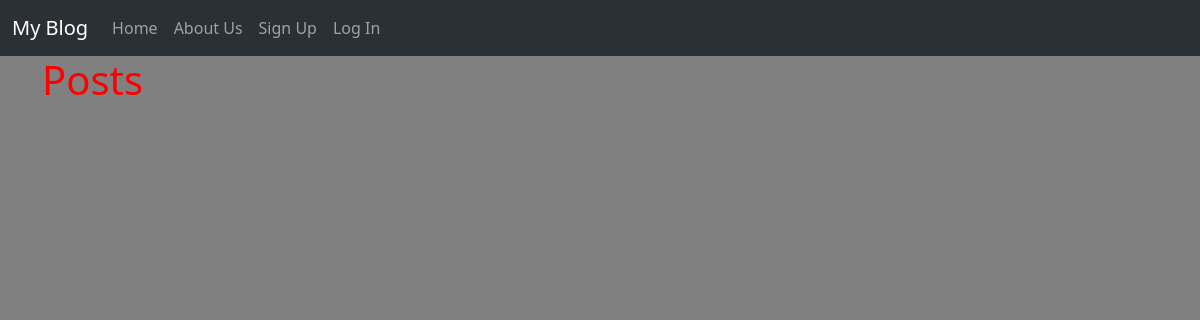
The app's page /posts/, older data.
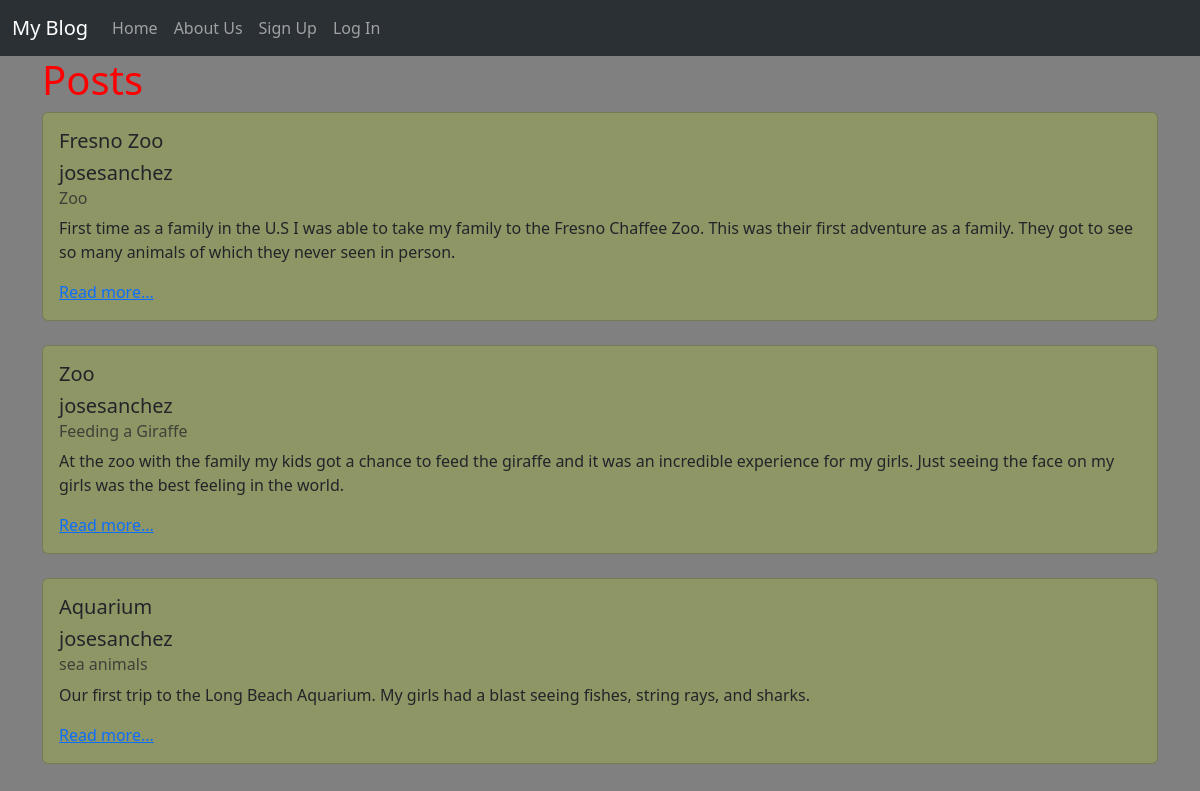
The same page, newer data.
### posts/models.py (models this page shows, shortened)
class Post(models.Model):
    title = models.CharField(max_length=128)
    subtitle = models.CharField(max_length=128)
    author = models.ForeignKey(
        'auth.User',
        on_delete=models.CASCADE
    )
    body = models.TextField()
    created_on = models.DateTimeField(auto_now_add=True)
    active = models.BooleanField(default=True)

### posts/views.py (the view)
# urls.py: path("", PostListView.as_view(), name="list"),
class PostListView(ListView):
    template_name = "posts/list.html"
    model = Post

### templates/posts/list.html (shortened to what this page needs)
{% extends 'base.html' %}
{% load static %}
{% block content %}
<h1>Posts</h1>
{% for post in post_list %}
<div class="card">
    <div class="card-body">
      <h5 class="card-title">{{ post.title }}</h5>
      <h5 class="author"> {{ post.author }}</h5>
      <h6 class="card-subtitle mb-2 text-muted">{{ post.subtitle }}</h6>
      <p class="card-text">{{ post.body|truncatechars:500 }}</p>
      <a href="{% url 'detail' post.id %}" class="card-link">Read more...</a>
    </div>
</div>
<br />
{% endfor %}
{% endblock content %}

### templates/base.html (shortened to what this page needs)
{% load static %}
<!DOCTYPE html>
<html lang="en">
<head>
    <link href="https://cdn.jsdelivr.net/npm/bootstrap@5.3.0-alpha1/dist/css/bootstrap.min.css" rel="stylesheet">
    <link rel="stylesheet" href="https://cdn.jsdelivr.net/npm/bootstrap-icons@1.10.3/font/bootstrap-icons.css">
    <link href="{% static 'css/base.css' %}" rel="stylesheet">
</head>
<body>
    <nav class="navbar navbar-expand-lg bg-body-tertiary bg-primary" data-bs-theme="dark">
        <div class="container-fluid">
          <a class="navbar-brand" href="{% url 'home' %}">My Blog</a>
          <div class="collapse navbar-collapse" id="navbarNavAltMarkup">
            <div class="navbar-nav">
              <a class="nav-link" href="{% url 'home' %}">Home</a>
              <a class="nav-link" href="{% url 'about' %}">About Us</a>
              {% if user.is_authenticated %}
                <a class="nav-link" href="{% url 'list' %}">Posts</a>
                <a class="nav-link" href="{% url 'new' %}">New Post</a>
                <a class="nav-link" href="{% url 'password_change' %}">Password Changed</a>
                <a class="nav-link" href="{% url 'logout' %}">Log Out</a>
              {% else %}
              <a class="nav-link" href="{% url 'signup' %}">Sign Up</a>
                <a class="nav-link" href="{% url 'login' %}">Log In</a>
              {% endif %}
            </div>
          </div>
        </div>
      </nav>
    <div class="container">
    {% block content %}{% endblock content %}
    </div>
</body>
</html>

### static/css/base.css (style rules this page uses)
h1 { color: red; }
body { background-color: gray; }
.card { background-color: rgb(142, 150, 101); }

Row changes from the older to the newer data that the page shows:
added Post: title "Fresno Zoo", author "josesanchez", subtitle "Zoo", body "First time as a family in the U.S I was able to take my family to the Fresno Chaffee Zoo. This was their first adventure as a family. They got to see so many animals of which they never seen in person."
added Post: title "Zoo", author "josesanchez", subtitle "Feeding a Giraffe", body "At the zoo with the family my kids got a chance to feed the giraffe and it was an incredible experience for my girls. Just seeing the face on my girls was the best feeling in the world."
added Post: title "Aquarium", author "josesanchez", subtitle "sea animals", body "Our first trip to the Long Beach Aquarium. My girls had a blast seeing fishes, string rays, and sharks."
